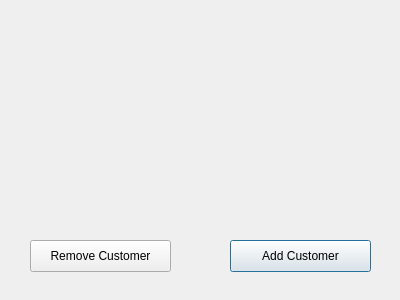
<?xml version="1.0" encoding="UTF-8"?>
<ui version="4.0">
 <class>UpdateList</class>
 <widget class="QDialog" name="UpdateList">
  <property name="geometry">
   <rect>
    <x>0</x>
    <y>0</y>
    <width>400</width>
    <height>300</height>
   </rect>
  </property>
  <property name="windowTitle">
   <string>Dialog</string>
  </property>
  <widget class="QPushButton" name="AddCustomer">
   <property name="geometry">
    <rect>
     <x>230</x>
     <y>240</y>
     <width>141</width>
     <height>32</height>
    </rect>
   </property>
   <property name="text">
    <string>Add Customer</string>
   </property>
  </widget>
  <widget class="QPushButton" name="RemoveCust">
   <property name="geometry">
    <rect>
     <x>30</x>
     <y>240</y>
     <width>141</width>
     <height>32</height>
    </rect>
   </property>
   <property name="text">
    <string>Remove Customer</string>
   </property>
  </widget>
 </widget>
 <resources/>
 <connections/>
</ui>
